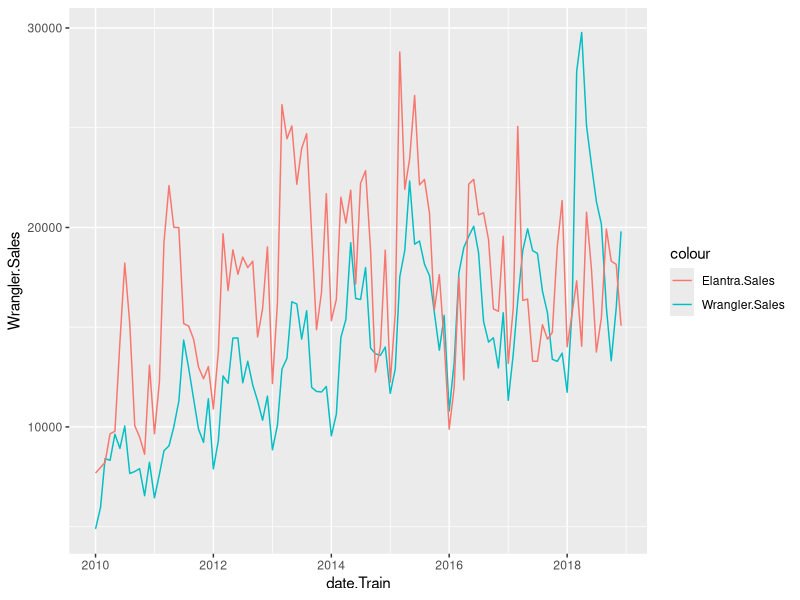

Recreate this plot in R.
# Problem 1
setwd("D:/Academics/Harvard/2020 Fall/Analytics Edge/Assignments/HW1")
climate <- read.csv("climate_change.csv")

# Split data into training and testing sets
climateTrain <- climate[climate$Year <= 2002,]
climateTest <- climate[climate$Year > 2002,]

# Build Linear regression training model
mod1 <- lm(Temp~. -Year-Month, data=climateTrain)
summary(mod1)

# Calculate OSR2
pred <- predict(mod1, newdata = climateTest)
SSE <- sum((pred - climateTest$Temp)^2)
train.mean <- mean(climateTrain$Temp)
SST <- sum((train.mean - climateTest$Temp)^2)
1 - SSE/SST
# a) The training set R-squared is 0.6921. 
# The test set out-of-sample R-squared is 0.7771193

# b) MEI, CO2, N2O, CFC_11, CFC_12, TSI, Aerosols

# c) The third explanation:All of the gas concentration variables reflect human development 
# N2O and CFC-11 are correlated with other variables in the data set.

# Check for collinearity
cor(climateTrain)
# d) N2O is highly correlated with Co2, CH4, CFC_11, CFC_12
# e) CFC_11 is highly correlated with CO2, CH4, N2O, CFC_12

# Build a new model with reduced independent variables
mod2 <- lm(Temp~ N2O + TSI + Aerosols + MEI, data=climateTrain)
summary(mod2)

# Calcualte OSR2
pred2 <- predict(mod2, newdata = climateTest)
SSE2 <- sum((pred2 - climateTest$Temp)^2)
train.mean2 <- mean(climateTrain$Temp)
SST2 <- sum((train.mean2 - climateTest$Temp)^2)
1 - SSE2/SST2
# f) Multiple R-squared is 0.649.Out-of-sample R-squared is 0.8843635.
# Coefficients:
#  N2O          2.428e-02
#  TSI          8.577e-02
#  Aerosols    -1.725e+00
#  MEI          6.550e-02

# Problem 2
car <- read.csv("WranglerElantra2019.csv", fileEncoding = 'UTF-8-BOM')
carTrain <- car[car$Year <= 2018,]
carTest <- car[car$Year > 2018,]
Wrangler.mod1 <- lm(Wrangler.Sales~ Year + Unemployment.Rate + Wrangler.Queries + CPI.Energy + CPI.All, data=carTrain)
summary(Wrangler.mod1)

# a)i) Year, Wrangler.Queries are significant.

# a)ii)1) Year has a negative coefficient, which doesn't make sense and implies multicollinearity. 
# I then check for correlations
cor(carTrain[c(4,5,7,8,10,11)])

# Wrangler.Queries is highly correlated with Year, Unemployment.Rate and CPI.All
# I thus drop Year, Unemployment.Rate, and CPI.All,
# and computes a new model with only Wrangler.Queries and CPI.Energy
Wrangler.mod2 <- lm(Wrangler.Sales~ Wrangler.Queries + CPI.Energy, data=carTrain)
summary(Wrangler.mod2)
# both variables are significant with a R-squared of 0.726

# a)ii)2) The new model equation is:
# Wrangler.Sales = -8069.46 + 226.64*(Wrangler.Queries) + 35.48*(CPI.Energy)
# An additional number of Wrangler query is expected to be associated with an 
# increase of 226.64 number of Wrangler units sold in a given month and year
# An additional unit of CPI.Energy is expected to be associated with an increase
# of 35.48 number of Wrangler units sold in a given month and year

# a)ii)3) They make sense. The number of Google search queries shows people's
# interests in buying Wrangler, and thus the coefficient should be positive.
# For CPI of energy, higher energy price means higher demands for fuel exist, 
# which is related to higher demands of car purchases. Thus positive sign.

# a)iii) 
pred.Wrangler <- predict(Wrangler.mod2, newdata = carTest)
SSE.Wrangler <- sum((pred.Wrangler - carTest$Wrangler.Sales)^2)
train.Wranglermean <- mean(carTrain$Wrangler.Sales)
SST.Wrangler <- sum((train.Wranglermean - carTest$Wrangler.Sales)^2)
1 - SSE.Wrangler/SST.Wrangler
# R-squared of the new trained model is 0.726, which predict training-set 
# observations moderately well.
# OSR-squared is 0.8186823 and higher than R-squared,indicative of good 
# out of sample predictive performance.

# b)i) Wrangler queries increased for the firs half of the year and dropped in 
# the second half. As weather gets warmer, people are more motivated to plan for outdoor
# sports activities, and have a higher interests in buying Wrangeler. Vice Versa.

# b)ii) 
Wrangler.mod3 <- lm(Wrangler.Sales~ Wrangler.Queries + CPI.Energy + Month.Factor, data=carTrain)
summary(Wrangler.mod3)
# The new model takes into consideration of categorical variables of months.
# The baseline reference month is April, and the coefficient of 11 Month.Factor variables means
# the increase/decrease of sales numbers compared to April.
# Month.FactorMay: Compared to April, number of Wrangle units sold in May increases by 502.27
# Month.FactorJune: Compared to April, number of Wrangle units sold in June decreases by 1108.13
# Month.FactorJuly: Compared to April, number of Wrangle units sold in July decreases by 1916.39
# Month.FactorAugust: Compared to April, number of Wrangle units sold in Aug decreases by 1846.64
# Month.FactorSeptember: Compared to April, number of Wrangle units sold in Sep decreases by 2461.65
# Month.FactorOctober: Compared to April, number of Wrangle units sold in Oct decreases by 2392.30
# Month.FactorNovember: Compared to April, number of Wrangle units sold in Nov decreases by 2954.25
# Month.FactorDecember: Compared to April, number of Wrangle units sold in Dec decreases by 1047.69
# Month.FactorJanuary: Compared to April, number of Wrangle units sold in Jan decreases by 5065.49
# Month.FactorFebruary: Compared to April, number of Wrangle units sold in Feb decreases by 3980.98
# Month.FactorMarch: Compared to April, number of Wrangle units sold in March decreases by 465.05

# b)iii)Wrangler.Queries, CPI.Energy, Month.FactorAugust, Month.FactorFebruary, 
# Month.FactorJanuary, Month.FactorJuly, Month.FactorNovember, Month.FactorOctober,
# Month.FactorSeptember are significant.
pred.Wrangler2 <- predict(Wrangler.mod3, newdata = carTest)
SSE.Wrangler2 <- sum((pred.Wrangler2 - carTest$Wrangler.Sales)^2)
train.Wranglermean2 <- mean(carTrain$Wrangler.Sales)
SST.Wrangler2 <- sum((train.Wranglermean2 - carTest$Wrangler.Sales)^2)
1 - SSE.Wrangler2/SST.Wrangler2
# The training set R-squared is 0.8385. The test set is OSR-squared is 0.9166378

# b)iv)The model has been improved by add Month.Factor because adjusted-R has
# increased compared to the previous model and OSR-squared stay close to R-squared.

# b)v) I could also use Month.Numeric as an independent variable to model seasonality.
# I don't think this will improve the model compared to using Month.Factor,
# because the relationship between the numeric value of month and Wrangler
# queries is not linear.

# c)i) I start by building a model with all 5 variables
Elantra.mod1 <- lm(Elantra.Sales~ Year + Unemployment.Rate + Elantra.Queries + CPI.Energy + CPI.All, data=carTrain)
summary(Elantra.mod1)
# Unemployment.Rate, Elantra.Queries, CPI.Energy, and CPI,All are significant.
# I then built a new model with theses significant factors

Elantra.mod2 <- lm(Elantra.Sales~ Unemployment.Rate + Elantra.Queries + CPI.Energy + CPI.All, data=carTrain)
summary(Elantra.mod2)

pred.Elantra <- predict(Elantra.mod2, newdata = carTest)
SSE.Elantra <- sum((pred.Elantra - carTest$Elantra.Sales)^2)
train.Elantramean <- mean(carTrain$Elantra.Sales)
SST.Elantra <- sum((train.Elantramean - carTest$Elantra.Sales)^2)
1 - SSE.Elantra/SST.Elantra
# Training set R-squared is 0.3403, test set OSR-squred is 0.320462

# c)ii)
date.Train <- as.Date(carTrain$date, format = "%m/%d/%Y")
library(ggplot2)
ggplot(carTrain, aes(date.Train, group = 1)) +
  geom_line(aes(y = Wrangler.Sales, colour = "Wrangler.Sales")) +
  geom_line(aes(y = Elantra.Sales, colour = "Elantra.Sales"))
# Seasonality could also be observed in the sales of Elantra, and thus adding
# seasonality will improve the prediction power of the model

# d)i) Producing more: warehouse/storage fees, production variable cost, worker salary
# Producing fewer: loss of revenues

# d)ii) I think the cost of overproduction is larger than the costs of underproduction
# Since automobile industry is asset-heavy, overproduction will greatly increase
# inventory management and storage cost. In the long run, it will also decrease market.
# demands and price.Whereas the major cost of underproduction is related to loss of revenues. 
# Automobile purchase is usually non-urgent and customers have more patience to wait
# for restock. This may even be turned into a hunger-marketing strategy.
# Thus I will recommend producing fewer than the predicted demands.

# d)iii) We may consider introducing a categorical variable isHigher in the linear
# regression model. When overproduction is more costly, isHigher is true, whereas
# the opposite sets it to false. In the training data set, when isHigher is true, 
# demands are penalized by a certain percentage based on the difference in cost.
# We could then run the model based on the adjusted data, which will account for
# the differences in overproduct/underproduction cost.